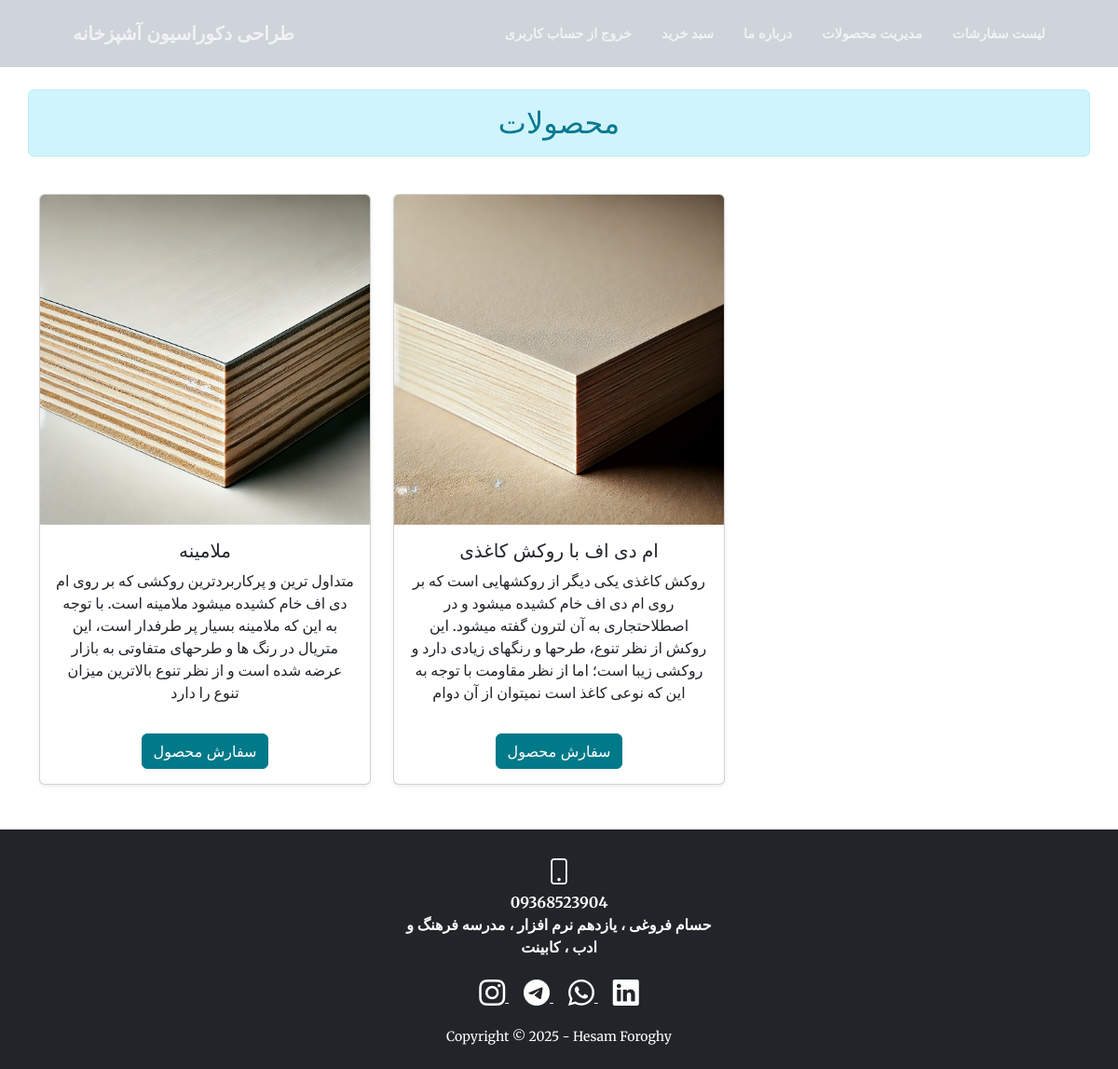
The app's page /product.php (signed in) with its own data.
### tables this page shows
CREATE TABLE IF NOT EXISTS `product` (
  `name` text NOT NULL,
  `imageurl` text NOT NULL,
  `id` int NOT NULL AUTO_INCREMENT,
  `ghymat` int NOT NULL,
  `explane` text NOT NULL,
  PRIMARY KEY (`id`)
);

### product.php (the view, shortened to what this page needs)
<?php include("navbar.php"); ?>
<?php include("connect.php"); ?>
<section class="page-section py-5">
  <div class="container">
    <div class="row text-center mb-4">
      <h2 class="alert alert-info">محصولات</h2>
    </div>
    <div class="row g-4">
      <?php
      $result = mysqli_query($a, "SELECT * FROM `product`");
      while ($row = mysqli_fetch_array($result)) {
      ?>
        <div class="col-12 col-sm-6 col-md-4">
          <div class="card h-100 shadow-sm">
            <a href="sellform.php?id=<?php echo $row['id']; ?>">
              <img src="<?php echo $row['imageurl']; ?>" class="card-img-top img-fluid" alt="محصول">
            </a>
            <div class="card-body text-center">
              <h5 class="card-title"><?php echo htmlspecialchars($row['name']); ?></h5>
              <p class="card-text"><?php echo nl2br(htmlspecialchars($row['explane'])); ?></p>
              <a href="sellform.php?id=<?php echo $row['id']; ?>" class="btn btn-primary mt-3">سفارش محصول</a>
            </div>
          </div>
        </div>
      <?php } ?>
    </div>
  </div>
</section>
<?php include("footer.php"); ?>

### records on screen
product: imageurl (picture), name "ملامینه", explane "متداول ترین و پرکاربردترین روکشی که بر روی ام دی اف خام کشیده میشود ملامینه است. با توجه به این که ملامینه بسیار پر طرفدار است، این متریال در رنگ ها و طرحهای متفاوتی به بازار عرضه شده است و از نظر تنوع بالاترین میزان تنوع را دارد"
product: imageurl (picture), name "ام دی اف با روکش کاغذی", explane "روکش کاغذی یکی دیگر از روکشهایی است که بر روی ام دی اف خام کشیده میشود و در اصطلاحتجاری به آن لترون گفته میشود. این روکش از نظر تنوع، طرحها و رنگهای زیادی دارد و روکشی زیبا است؛ اما از نظر مقاومت با توجه به این که نوعی کاغذ است نمیتوان از آن دوام"
